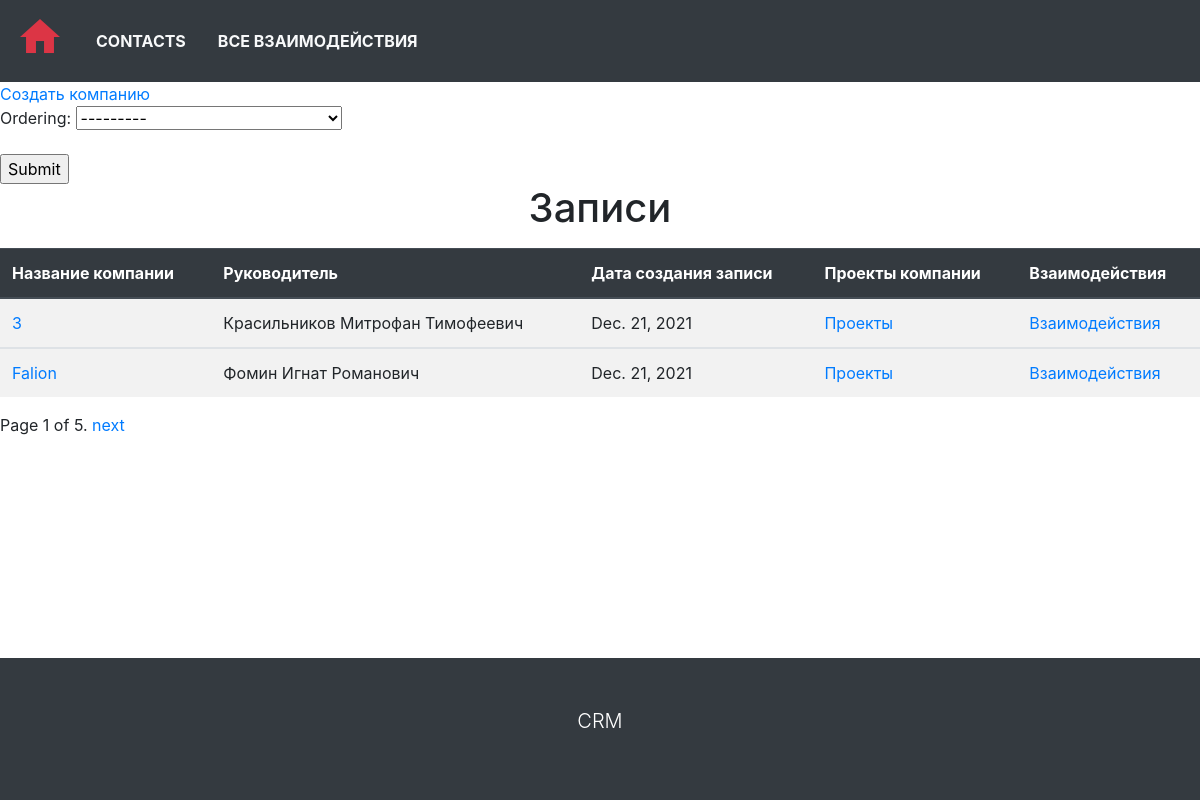
The app's page /, older data.
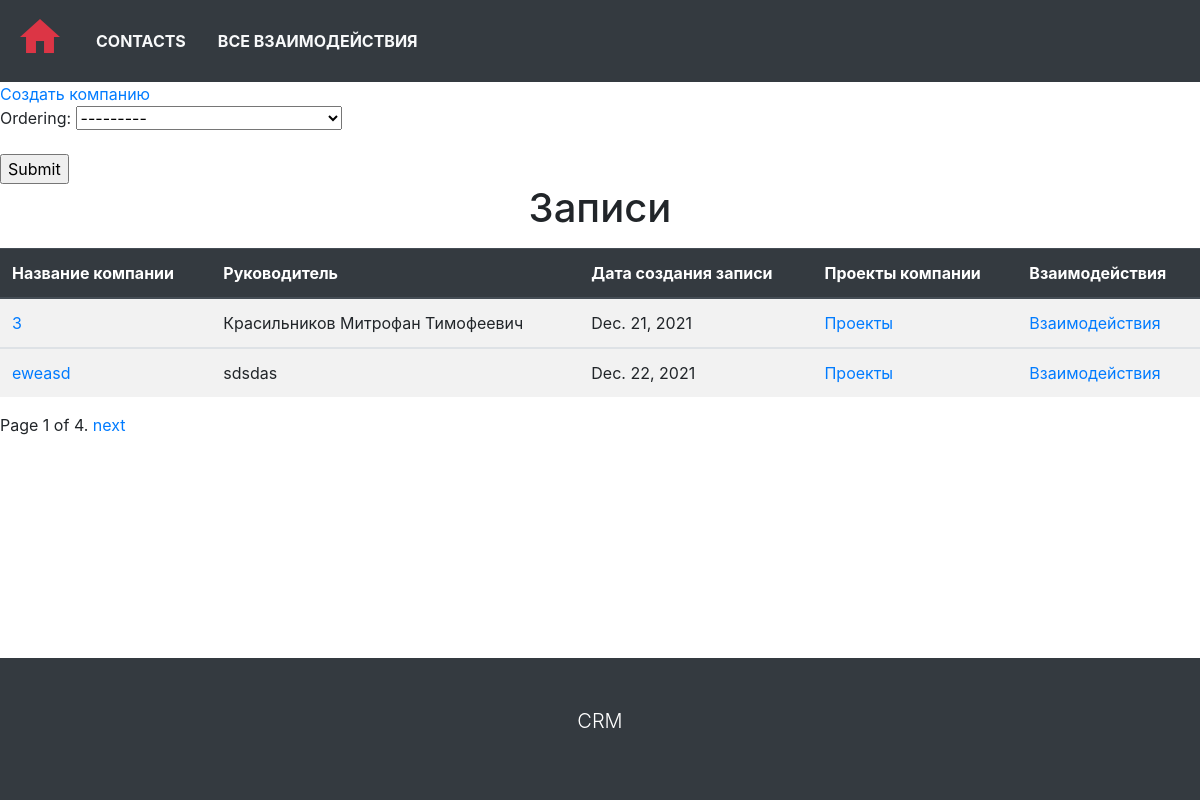
The same page, newer data.
### main_crm/models.py (models this page shows, shortened)
class Company(models.Model):
    company_name = models.CharField(max_length=150, unique=True)
    slug = models.SlugField(unique=True, null=True)
    fio = models.CharField(max_length=150)
    description = RichTextUploadingField(blank=True)
    published = models.DateField(auto_now_add=True)
    edited = models.DateField(auto_now=True)
    class Meta:
        ordering = ['published']
        verbose_name = 'Company'
        verbose_name_plural = 'Companies'
    def get_absolute_url(self):
        return reverse_lazy('company-detail', kwargs={'company_slug': self.slug})

### main_crm/views.py (the view)
# urls.py: path('', views.CompanyListView.as_view(), name='index'),
class CompanyListView(FilterView):
    queryset = Company.objects.all()
    template_name = 'cms_mainpage/list_page.html'
    paginate_by = INDEX_PAGINATE_BY
    filterset_class = CompanyFilter
    def get_context_data(self, *args, **kwargs):
        sort_by = self.request.GET.get('sort_by', '')
        sort_by_param = f'&sort_by={sort_by}'
        return super().get_context_data(*args, sort_by_param=sort_by_param, **kwargs)

### main_crm/templates/cms_mainpage/list_page.html (shortened to what this page needs)
{% extends 'base.html' %}
{% block content %}
<a class="text-decoration-none" href="{% url 'company-create' %}">Создать компанию</a>
{% if company_list.exists %}
<form action="">
    {{ filter.form.as_p }}
    <input type="submit">
</form>
<h1 class="text-center mb-3">Записи</h1>
<div class="table-responsive-xl">
    <table class="table table-striped table-hover">
        <thead class="thead-dark">
        <tr>
            <th>Название компании</th>
            <th>Руководитель</th>
            <th>Дата создания записи</th>
            <th>Проекты компании</th>
            <th>Взаимодействия</th>
        </tr>
        </thead>
        {% for company in company_list %}
        <tbody>
        <tr>
            <td><a class="text-decoration-none" href="{{ company.get_absolute_url }}">{{ company.company_name }}</a>
            </td>
            <td>{{ company.fio }}</td>
            <td>{{ company.published }}</td>
            <td><a class="text-decoration-none" href="{% url 'company-projects-list' company.slug  %}">Проекты</a></td>
            <td>
                <a class="text-decoration-none" href="{% url 'company-interactions-list' company.slug  %}">
                    Взаимодействия
                </a>
            </td>
        </tr>
        </tbody>
        {% endfor %}
    </table>
</div>
{% else %}
<p class="mt-5 font-weight-bold text-center text-muted display-4">Записи отсутствуют.</p>
{% endif %}
{% endblock %}
{% block pagination %}
{% if is_paginated %}
<div class="pagination">
          <span class="page-links">
              <span class="page-current">
                  Page {{ page_obj.number }} of {{ page_obj.paginator.num_pages }}.
              </span>
              {% if page_obj.has_next %}
                  <a href="{{ request.path }}?page={{ page_obj.next_page_number }}{{sort_by_param}}">next</a>
              {% endif %}
          </span>
</div>
{% endif %}
{% endblock %}

Row changes from the older to the newer data that the page shows:
removed Company: company_name "Falion", fio "Фомин Игнат Романович", published "Dec. 21, 2021"
now on this page (row unchanged): Company: company_name "eweasd", fio "sdsdas", published "Dec. 22, 2021"
Text that changed along with them:
{{ page_obj.paginator.num_pages }}: "5" → "4"
